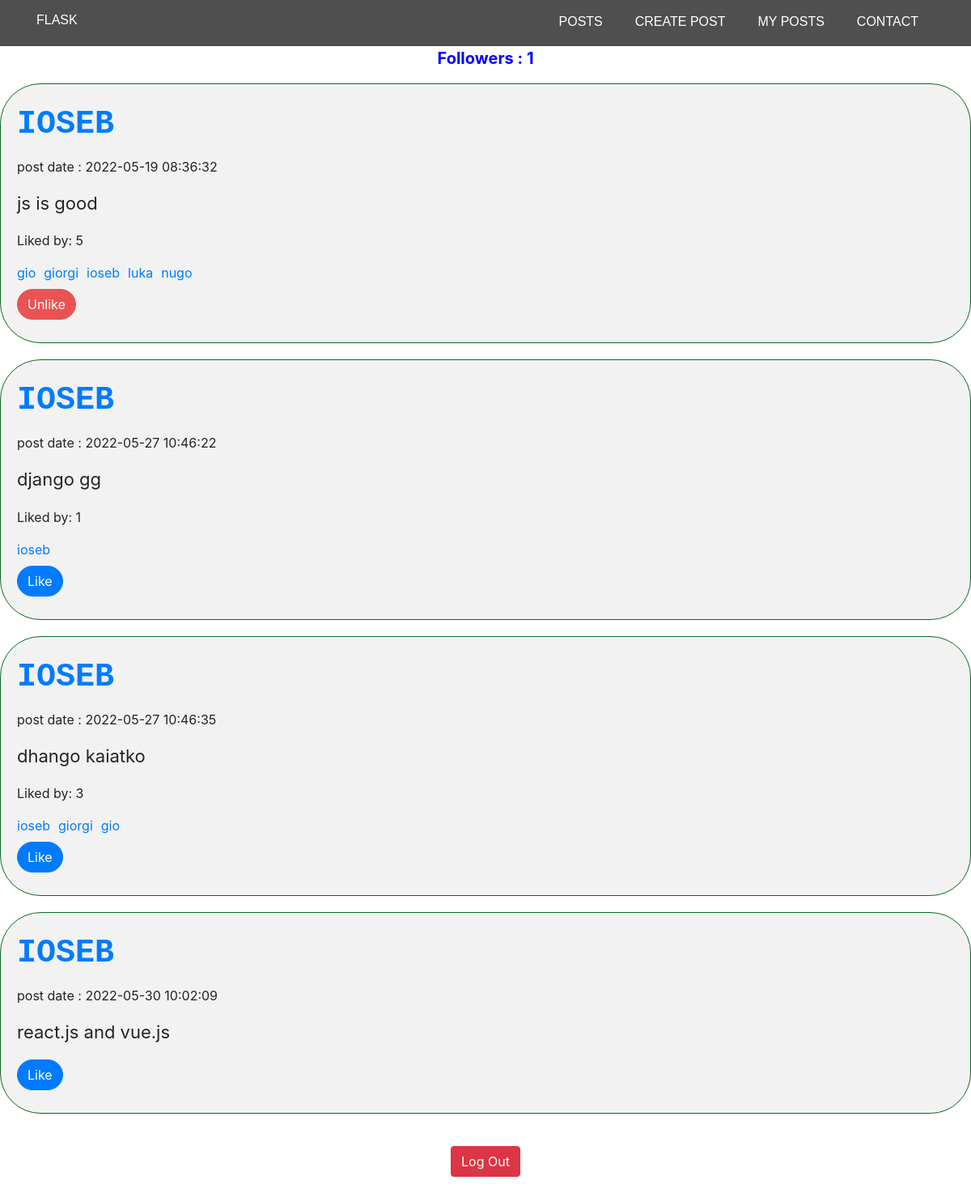
Page /posts/ioseb (signed in) on the committed database.
### tables this page shows
CREATE TABLE user (Username TEXT, Userid INTEGER PRIMARY KEY, password TEXT);

CREATE TABLE posts 
            (postid INTEGER PRIMARY KEY, 
            post TEXT,
            userid INTEGER,
            post_date default current_timestamp,
            FOREIGN KEY(userid) REFERENCES user(Userid));

### main.py (the view, shortened to what this page needs)
@app.route('/posts/<name>', methods=['GET', 'POST'])
def posts_name(name):
    if "username" not in session.keys():
        return redirect(url_for('login'))
    posts = []
    c.execute("SELECT userid FROM user WHERE username = ?", (name,))
    userid = c.fetchone()[0]
    c.execute("SELECT * FROM posts where userid = ?", (userid,))
    for row in c.fetchall():
        liked_by = []
        c.execute("SELECT userid FROM likes WHERE postid = ?", (row[0],))
        for user in c.fetchall():
            try:
                c.execute("SELECT Username FROM user WHERE Userid = ?", (user[0],))
                liked_by.append(c.fetchone()[0])
            except:
                pass
        liked_me = False
        if session["username"] in liked_by:
            liked_me = True
        c.execute("SELECT username FROM user WHERE Userid = ?", (row[2],))
        posts.append({'postid': row[0],'liked_me': liked_me, 'liked_by': liked_by, 'post': row[1], 'userid': row[2], 'post_date': row[3], 'username': c.fetchone()[0]})
    if "admin" not in session.values():
        user = session['username']
        followers = 0
        c.execute("select following_id from followers where userid = ?", (userid,))
        for row in c.fetchall():
            followers += 1
        return render_template('userposts.htm', posts=posts, user=user, followers=followers)
    followers = 0
    c.execute("select following_id from followers where userid = ?", (userid,))
    for row in c.fetchall():
        followers += 1
    return render_template('userposts.htm', posts=posts, user=session['username'], followers=followers)

### templates/userposts.htm (shortened to what this page needs)
<!DOCTYPE html>
<html lang="en">
<head>
    <link rel="stylesheet" href="https://cdn.jsdelivr.net/npm/bootstrap@4.3.1/dist/css/bootstrap.min.css">
    <link rel="stylesheet" href="{{ url_for('static', filename='css/style.css') }}">
</head>
<body>
    {% extends 'main.htm' %}
    {% block content %}
    <p style="text-align: center; font-size: 20px; color:blue; font-weight: bold;">Followers : {{followers}}</p>
    {% if posts %}
    {% for i in range(posts |length) %}
        <div class="blog-post">
            <div class="blog-post-title">
                <a href="/posts/{{posts[i]['username']|lower}}">{{posts[i]["username"]|upper}}</a>
            </div>
            <div><p>post date : {{ posts[i]['post_date']}}</p></div>
            <div class="blog-post-body">
                <p>{{ posts[i]["post"] }}</p>
            </div>
            {% if posts[i]["liked_by"] %}
                <div class="liked-by">
                    <p>Liked by: <span class="liked">{{ posts[i]["liked_by"]|length }}</span></p>
                    <div class="liked_by">
                        {% for j in range(posts[i]["liked_by"]|length) %}
                        <a href="/posts/{{ posts[i]['liked_by'][j] }}" style="margin-bottom: 8px;">{{posts[i]["liked_by"][j]}}</a>
                        {% endfor %}
                    </div>
                </div>
            {% endif %}
            <form action="/posts/{{posts[i]['username']|lower}}" method="post">
                <div class="form-row align-items-center">
                {% if posts[i]["liked_me"] %}
                    <div class="col-auto">
                        <button type="submit" class="btn btn-primary mb-2" style="border-radius: 50px;background-color: rgb(233, 83, 83); border-color: rgb(233, 83, 83);">Unlike</button>
                    </div>
                {% else %}
                <div class="col-auto">
                    <button type="submit" class="btn btn-primary mb-2" style="border-radius: 50px;">Like</button>
                </div>
                {% endif %}
                </div>
              </form>
        </div>
    {% endfor %}
    {% else %}
        <p style="text-align: center; font-size: 20px;">No posts yet</p>
    {% endif %}
    <form action="/logout">
        <fieldset style="margin-top: 40px; margin-bottom: 20px;" class="d-flex justify-content-center">
            <button name="submit" type="submit" class="btn btn-danger">Log Out</button>
        </fieldset>
    </form>
    {% endblock %}

### static/css/style.css (style rules this page uses)
.blog-post { padding: 20px; border-bottom: 2px solid #ececec; margin-bottom: 20px; border: 1px solid #0c6920; border-radius: 50px; background-color: #f2f2f2; }
.blog-post-title { color: #006699; font-size: 40px; font-family: 'Courier New', Courier, monospace; font-weight: bold; margin-bottom: 10px; display: flex; align-items: center: gap: 20px; }
.blog-post-body { font-size: 22px; line-height: 1.6; margin-bottom: 10px; }
.liked_by { display: flex; gap: 10px; }

### rows in the picture
user: Username "IOSEB" "IOSEB" "IOSEB" "IOSEB", Username "ioseb" "ioseb" "ioseb"
posts: post_date "2022-05-19 08:36:32", post "js is good"
user: Username "gio" "gio"
user: Username "giorgi" "giorgi"
user: Username "luka"
user: Username "nugo"
posts: post_date "2022-05-27 10:46:22", post "django gg"
posts: post_date "2022-05-27 10:46:35", post "dhango kaiatko"
posts: post_date "2022-05-30 10:02:09", post "react.js and vue.js"

### other values in the picture
{{ followers }} "1"
{{ posts[i]["liked_by"]|length }} "5" "1" "3"
